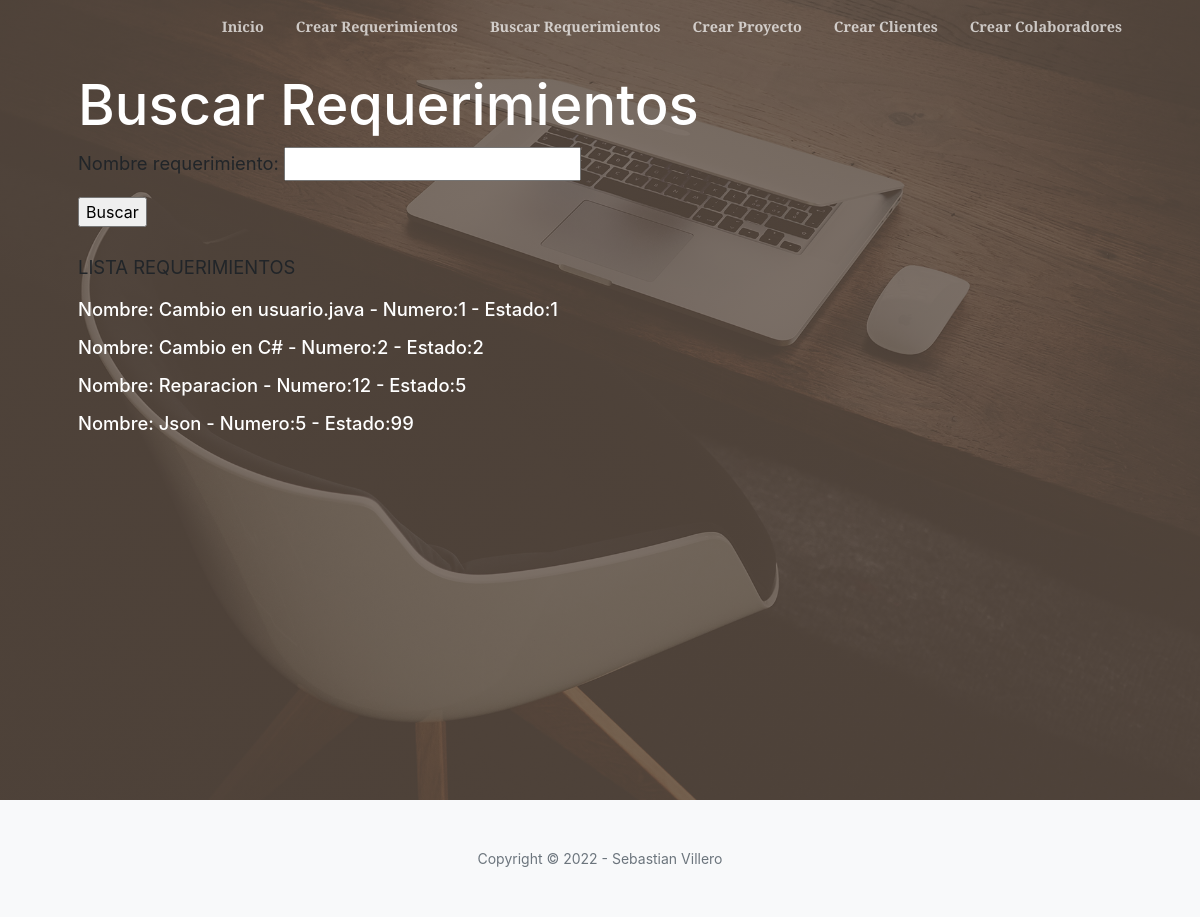
/inicio/requerimientos/, run on the app's committed database.
### appentrega/models.py (models this page shows, shortened)
class Requerimiento(models.Model):
    numero = models.IntegerField()
    estado = models.IntegerField()
    nombre = models.CharField(max_length=50)
    solicitud = models.CharField(max_length=100)
    fecha_alta = models.DateField(blank=True, null=True)
    fecha_cierre = models.DateField(blank=True, null=True)

### appentrega/views.py (the view)
# urls.py: path("requerimientos/",requerimientos, name='requerimientos'),
def requerimientos(request):
    listado_requerimientos = Requerimiento.objects.all()
    if request.GET.get('nombre_requerimiento'):
        formulario = FormularioBusqueda(request.GET)
        if formulario.is_valid():
            data = formulario.cleaned_data
            listado_requerimientos = Requerimiento.objects.filter(nombre__icontains = data['nombre_requerimiento'])
        return render(request, "appentrega/requerimientos.html", {'requerimientos':listado_requerimientos,'formulario':formulario})
    else:
        formulario = FormularioBusqueda()
        return render(request, "appentrega/requerimientos.html", {'requerimientos':listado_requerimientos, 'formulario':formulario})

### appentrega/forms.py
class FormularioBusqueda(Form):
    nombre_requerimiento = CharField(max_length=50)

### appentrega/templates/appentrega/requerimientos.html (shortened to what this page needs)
{% extends 'appentrega/base.html' %}
{% block titulo2 %}  Buscar Requerimientos {% endblock titulo2 %}
{% block lista %}
    <p> </br>LISTA REQUERIMIENTOS </br></p>
{% endblock lista %}
{% block listado_requerimientos %}
    {% for requerimiento in requerimientos %}
            <p> Nombre: {{requerimiento.nombre}} - Numero:{{requerimiento.numero}} - Estado:{{requerimiento.estado}} </p>
    {% endfor %}
{% endblock listado_requerimientos%}
{% block busqueda %}
    <div>
        <form method="get" >{% csrf_token %}
            {{formulario.as_p}}
            <input type="submit" value="Buscar">
        </form>
    </div>
{% endblock %}

### data on the page
Requerimiento: nombre "Cambio en usuario.java", numero "1", estado "1"
Requerimiento: nombre "Cambio en C#", numero "2", estado "2"
Requerimiento: nombre "Reparacion", numero "12", estado "5"
Requerimiento: nombre "Json", numero "5", estado "99"
